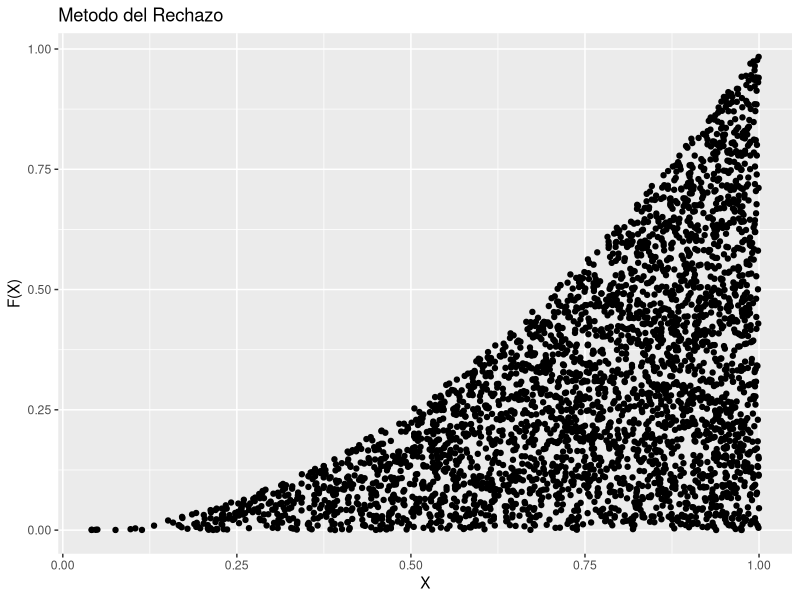
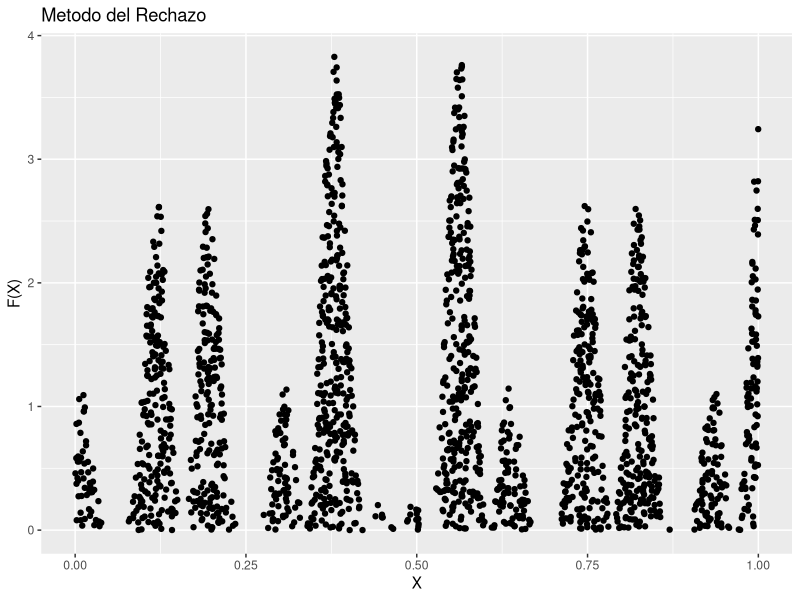
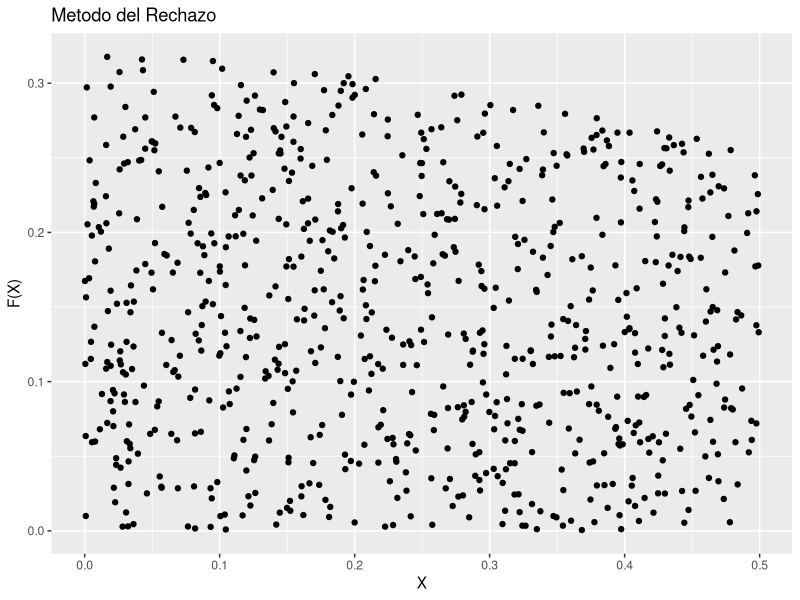

Write the R code that produced these figures, in order.
## ---- chunk 1
library(ggplot2)
#Funcion de prueba
lm<-function(x,y){
  #Entra la funcion despejada con el fin de obtener F(x)-X=0
  return(y-x**2)
}

lm_2<-function(x){
  return(x**2)
}

## ---- chunk 2
integral<-function(puntos,lm,lim_x, lim_y)
{
  adentro_x<-c()
  adentro_y<-c()
  afuera_x<-c()
  afuera_y<-c()
  
  for (n in 1:puntos)
    {
    x <- lim_x*runif(1,0,1)
    y <- lim_y*runif(1,0,1)
    a=lim_x*lim_y
    if (lm(x,y)<0){
      adentro_x=append(adentro_x, (x))
      adentro_y=append(adentro_y, (y))
      } else
        {
        afuera_x=append(afuera_x, (x))
        afuera_y=append(afuera_y, (y))
        }
  }
  p<-qplot(adentro_x, adentro_y,xlab="X", ylab="F(X)",main="Metodo del Rechazo")
  show(p)
  return((length(adentro_x)/puntos)*a)
}

#Resultado de prueba
integral(10000,lm,1,1)
#Resultado por funcion integrate
integrate(lm_2,0,1)




## ---- chunk 3

lm<-function(x,y){
  x=cos(50*x)+sin(20*x)
  return(y-x**2)
}

lm_2<-function(x){
  x=cos(50*x)+sin(20*x)
  return(x**2)
}

#Resultado por metodo del rechazo
integral(10000,lm,1,5)
#Resultado por funcion integrate
integrate(lm_2,0,1)
## ---- chunk 4

pi<-3.14
lm<-function(x,y){
  return((y*pi)+(pi*y*(x**(-2)))-(x**(-2)))
}

lm_2<-function(x){
  return((1/(pi+(pi*x**2))))
}

#Resultado por metodo del rechazo
integral(10000,lm,0.5,3.5)
#Resultado por funcion integrate
integrate(lm_2,2,Inf)
